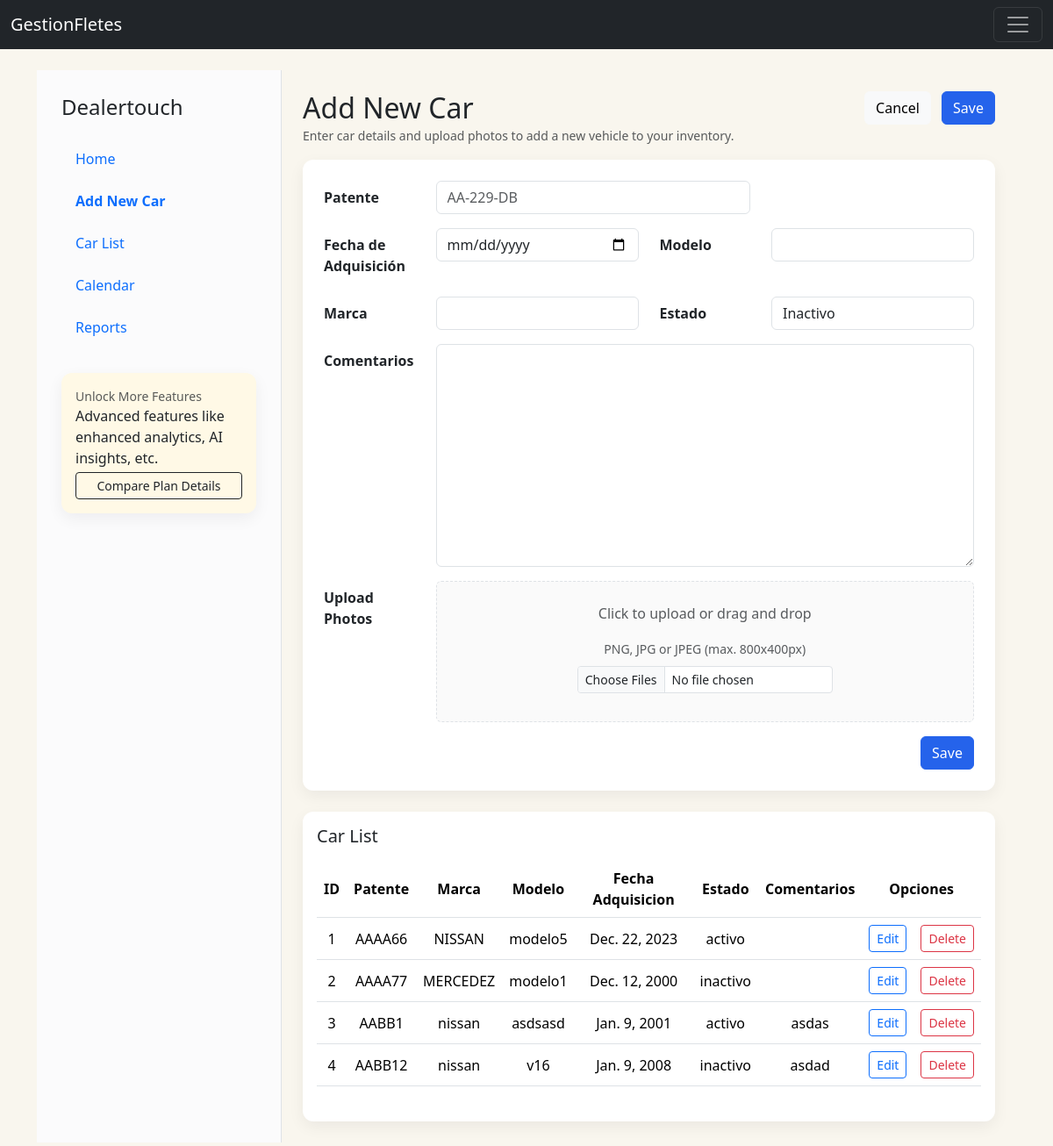
/vehiculos/registarVehiculos/ (signed in), run on the app's committed database.
### CrudVehiculos/models.py (models this page shows, shortened)
class Vehiculos(models.Model):
    vehiculoID = models.AutoField(primary_key=True)
    patente = models.CharField(max_length=6, unique=True)
    marca = models.CharField(max_length=30)
    modelo = models.CharField(max_length=50)
    fechaAdquisicion = models.DateField()
    estado = models.CharField(max_length=10, choices=[('activo', 'Activo'),('inactivo', 'Inactivo'),], default='inactivo')
    comentario = models.TextField(max_length=200, blank=True, null=True)
    TIPO_BENCINA_CHOICES = [
        ('93', '93'),
        ('95', '95'),
        ('97', '97'),
        ('diesel', 'Diésel'),
    ]
    tipo_bencina = models.CharField(max_length=10, choices=TIPO_BENCINA_CHOICES, default='93')
    rendimiento = models.FloatField(help_text='Km por litro', default=10)

### CrudVehiculos/views.py (the view)
# urls.py: path('registarVehiculos/', views.registarVehiculos, name='registarVehiculos'),
@login_required
def registarVehiculos(request):
    vehiculos = Vehiculos.objects.all()
    if request.method == 'POST':
        form = VehiculosForm(request.POST)
        if form.is_valid():
            form.save()
            messages.success(request, 'Vehiculo Registrado Correctamente!')
            return redirect('registarVehiculos')
        else:
            messages.error(request, 'Error al registrar el vehiculo. Por favor, verificar los datos.')
            return render(request,'gestionVehiculos.html', {"form":form, "vehiculos":vehiculos})
    else:
        form = VehiculosForm()
        return render(request,'gestionVehiculos.html', {"form":form, "vehiculos":vehiculos})

### CrudVehiculos/forms.py (shortened to what this page needs)
class VehiculosForm(forms.ModelForm):
    patente = forms.CharField(error_messages={'unique':'La patente ya existe'})
    fechaAdquisicion = forms.DateField(label='Fecha de Adquisicion')
    class Meta:
        model = Vehiculos
        fields = ['patente','marca','modelo','fechaAdquisicion','estado','comentario']

### CrudVehiculos/templates/gestionVehiculos.html (shortened to what this page needs)
{% extends "Base.html" %}
{% load widget_tweaks %}
{% block body %}
<div class="row g-0" style="min-height:70vh;">
    <div class="col-12 col-md-3 bg-light border-end" style="min-height:70vh; padding:28px;">
        <div class="mb-4">
            <h4>Dealertouch</h4>
        </div>
        <ul class="nav flex-column">
            <li class="nav-item mb-2"><a class="nav-link" href="{% url 'home' %}">Home</a></li>
            <li class="nav-item mb-2"><a class="nav-link active" href="#">Add New Car</a></li>
            <li class="nav-item mb-2"><a class="nav-link" href="#">Car List</a></li>
            <li class="nav-item mb-2"><a class="nav-link" href="#">Calendar</a></li>
            <li class="nav-item mb-2"><a class="nav-link" href="#">Reports</a></li>
        </ul>
        <div class="card mt-4 p-3" style="background:#fff9e6;">
            <small class="text-muted">Unlock More Features</small>
            <p class="mb-1">Advanced features like enhanced analytics, AI insights, etc.</p>
            <div class="d-grid">
                <a class="btn btn-outline-dark btn-sm" href="#">Compare Plan Details</a>
            </div>
        </div>
    </div>
    <div class="col-12 col-md-9 p-4">
        <div class="d-flex align-items-start mb-3">
            <div>
                <h2 class="mb-0">Add New Car</h2>
                <small class="text-muted">Enter car details and upload photos to add a new vehicle to your inventory.</small>
            </div>
            <div class="ms-auto">
                <a href="#" class="btn btn-light me-2">Cancel</a>
                <button form="vehiculoForm" type="submit" class="btn btn-primary">Save</button>
            </div>
        </div>
        <div class="card p-4 mb-4">
            <form id="vehiculoForm" action="{% url 'registarVehiculos' %}" method="post" enctype="multipart/form-data">
                <div class="mb-3 row">
                    <label class="col-sm-2 col-form-label">Patente</label>
                    <div class="col-sm-6">
                        {% render_field form.patente class="form-control" placeholder="AA-229-DB" %}
                    </div>
                </div>
                <div class="mb-3 row">
                    <label class="col-sm-2 col-form-label">Fecha de Adquisición</label>
                    <div class="col-sm-4">
                        {% render_field form.fechaAdquisicion class="form-control" type="date" %}
                    </div>
                    <label class="col-sm-2 col-form-label">Modelo</label>
                    <div class="col-sm-4">
                        {% render_field form.modelo class="form-control" %}
                    </div>
                </div>
                        <div class="mb-3 row">
                            <label class="col-sm-2 col-form-label">Marca</label>
                            <div class="col-sm-4">
                                {% render_field form.marca class="form-control" %}
                            </div>
                            <label class="col-sm-2 col-form-label">Estado</label>
                            <div class="col-sm-4">
                                {% render_field form.estado class="form-control" %}
                            </div>
                        </div>
                        <div class="mb-3 row">
                            <label class="col-sm-2 col-form-label">Comentarios</label>
                            <div class="col-sm-10">
                                {% render_field form.comentario class="form-control" %}
                            </div>
                        </div>
                <div class="mb-3 row">
                    <label class="col-sm-2 col-form-label">Upload Photos</label>
                    <div class="col-sm-10">
                        <div class="border rounded p-4 d-flex align-items-center justify-content-center" style="min-height:160px; background:#fafafa;">
                            <div class="text-center text-muted">
                                <p>Click to upload or drag and drop</p>
                                <small>PNG, JPG or JPEG (max. 800x400px)</small>
                                <div class="mt-2">
                                    <input type="file" name="images" multiple class="form-control form-control-sm" />
                                </div>
                            </div>
                        </div>
                    </div>
                </div>
                <div class="d-flex justify-content-end mt-3">
                    <button type="submit" class="btn btn-primary">Save</button>
                </div>
            </form>
        </div>
        <div class="card p-3">
            <h5>Car List</h5>
            <div class="table-responsive py-2">
                <table class="table table-hover">
                    <thead>
                        <tr>
                            <th>ID</th>
                            <th>Patente</th>
                            <th>Marca</th>
                            <th>Modelo</th>
                            <th>Fecha Adquisicion</th>
                            <th>Estado</th>
                            <th>Comentarios</th>
                            <th colspan="2">Opciones</th>
                        </tr>
                    </thead>
                    <tbody>
                        {% for vehiculo in vehiculos %}
                        <tr>
                            <td>{{ vehiculo.vehiculoID }}</td>
                            <td>{{ vehiculo.patente }}</td>
                            <td>{{ vehiculo.marca }}</td>
                            <td>{{ vehiculo.modelo }}</td>
                            <td>{{ vehiculo.fechaAdquisicion }}</td>
                            <td>{{ vehiculo.estado }}</td>
                            <td>{{ vehiculo.comentario }}</td>
                            <td><a href="{% url 'edicionVehiculos' vehiculo.vehiculoID %}" class="btn btn-sm btn-outline-primary">Edit</a></td>
                            <td><a href="{% url 'eliminarVehiculos' vehiculo.vehiculoID %}" class="btn btn-sm btn-outline-danger btnEliminacion">Delete</a></td>
                        </tr>
                        {% empty %}
                        <tr><td colspan="9">No vehicles found.</td></tr>
                        {% endfor %}
                    </tbody>
                </table>
            </div>
        </div>
    </div>
</div>
{% endblock %}

### Home/static/css/gestionFletes.css (style rules this page uses)
th, td { text-align: center; vertical-align: middle; }
body { background-color: #F9F6EE; }
.bg-light { background-color: #fbfbfc !important; }
.card { border: 0; box-shadow: 0 6px 18px rgba(15, 23, 42, 0.06); border-radius: 12px; }
.nav-link.active { background: transparent; font-weight: 600; color: #0d6efd !important; }
.border.rounded.p-4 { border-style: dashed !important; }
.col-form-label { font-weight:600 }
.btn-primary { background: #2563eb; border-color:#2563eb }

### data on the page
Vehiculos: vehiculoID "1", patente "AAAA66", marca "NISSAN", modelo "modelo5", fechaAdquisicion "Dec. 22, 2023", estado "activo"
Vehiculos: vehiculoID "2", patente "AAAA77", marca "MERCEDEZ", modelo "modelo1", fechaAdquisicion "Dec. 12, 2000", estado "inactivo"
Vehiculos: vehiculoID "3", patente "AABB1", marca "nissan", modelo "asdsasd", fechaAdquisicion "Jan. 9, 2001", estado "activo", comentario "asdas"
Vehiculos: vehiculoID "4", patente "AABB12", marca "nissan", modelo "v16", fechaAdquisicion "Jan. 9, 2008", estado "inactivo", comentario "asdad"
